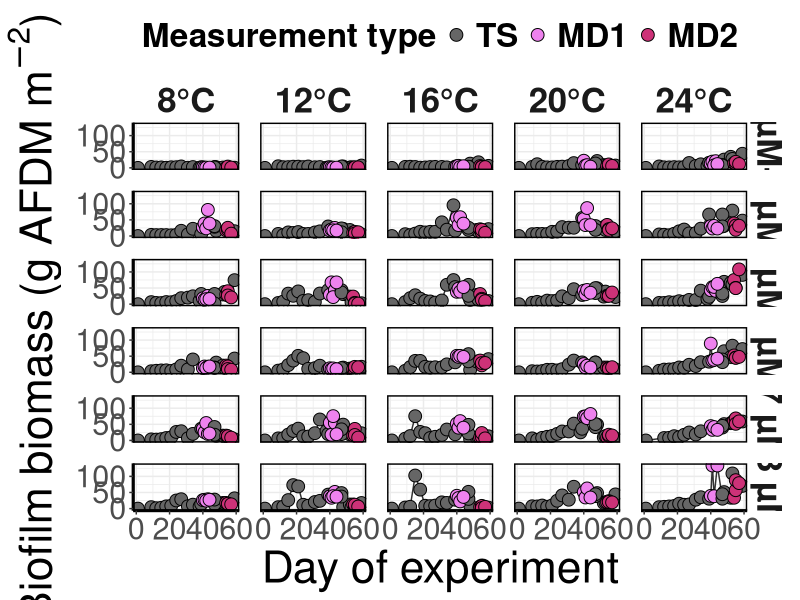
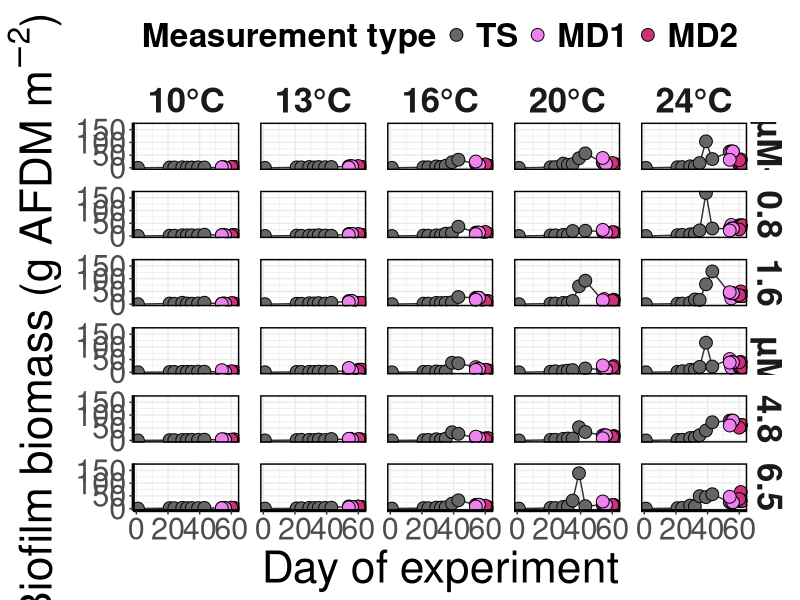
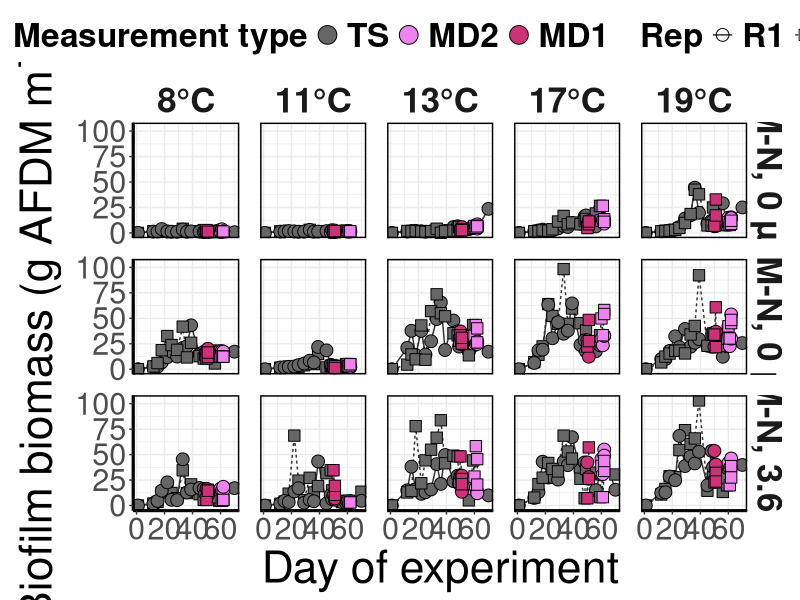

Here is the R script that generated these plots, in order:
# JMH 2023
# Generates Fig. 2, S4, and S5
# update 2 Jul 24

library(tidyverse)

# Data ---- 

## smp dates ----
  D1_2015_met <- as.Date("2015-07-15", format = "%Y-%m-%d")
  D2_2015_met <- as.Date("2015-07-27", format = "%Y-%m-%d")
  D1_2015_up <- as.Date("2015-07-20", format = "%Y-%m-%d")
  D2_2015_up <- as.Date("2015-07-28", format = "%Y-%m-%d")
  # these are split over 2 days, took second
  D1_2015_nfix <- as.Date("2015-07-17", format = "%Y-%m-%d")
  D2_2015_nfix <- as.Date("2015-07-30", format = "%Y-%m-%d")
  
  D1_2016_met <- as.Date("2016-07-27", format = "%Y-%m-%d")
  D2_2016_met <- as.Date("2016-08-02", format = "%Y-%m-%d")
  D1_2016_up <- as.Date("2016-07-28", format = "%Y-%m-%d") 
  D2_2016_up <- as.Date("2016-08-03", format = "%Y-%m-%d")
  # these are split over 2 days, took second
  D1_2016_nfix <- as.Date("2016-07-26", format = "%Y-%m-%d")
  D2_2016_nfix <- as.Date("2016-08-01", format = "%Y-%m-%d")
  
  D1_2017_met <- as.Date("2017-07-11", format = "%Y-%m-%d")
  D2_2017_met <- as.Date("2017-07-22", format = "%Y-%m-%d")
  D1_2017_up <- as.Date("2017-07-12", format = "%Y-%m-%d")
  D2_2017_up <- as.Date("2017-07-23", format = "%Y-%m-%d")
  # these are split over 2 days, took second
  D1_2017_nfix <- as.Date("2017-07-15", format = "%Y-%m-%d")
  D2_2017_nfix <- as.Date("2017-07-21", format = "%Y-%m-%d")

BMsmp2015 <- read.csv("01_Data/2015ChannelAFDM_cleaned.csv", row.names = 1) %>% 
              pivot_longer(cols = c(Met_gAFDM_m2:Nfix_gAFDM_m2), names_to = "Response", values_to = "gAFDM_m2") %>% 
              mutate(MetDate2 = case_when(MetDate == "D1" & Response == "Met_gAFDM_m2" ~ D1_2015_met,
                                          MetDate == "D2" & Response == "Met_gAFDM_m2" ~ D2_2015_met,
                                          MetDate == "D1" & (Response == "Nup_gAFDM_m2" | Response == "Pup_gAFDM_m2") ~ D1_2015_up,
                                          MetDate == "D2" & (Response == "Nup_gAFDM_m2" | Response == "Pup_gAFDM_m2") ~ D2_2015_up,
                                          MetDate == "D1" & Response == "Nfix_gAFDM_m2" ~ D1_2015_nfix,
                                          MetDate == "D2" & Response == "Nfix_gAFDM_m2" ~ D2_2015_nfix))

BMsmp2016 <- read.csv("01_Data/2016ChannelAFDM_cleaned.csv", row.names = 1) %>% 
  pivot_longer(cols = c(Met_gAFDM_m2:Nfix_gAFDM_m2), names_to = "Response", values_to = "gAFDM_m2") %>% 
  mutate(MetDate2 = case_when(ExpDay2 == "D1" & Response == "Met_gAFDM_m2" ~ D1_2016_met,
                              ExpDay2 == "D2" & Response == "Met_gAFDM_m2" ~ D2_2016_met,
                              ExpDay2 == "D1" & (Response == "Nup_gAFDM_m2" | Response == "Pup_gAFDM_m2") ~ D1_2016_up,
                              ExpDay2 == "D2" & (Response == "Nup_gAFDM_m2" | Response == "Pup_gAFDM_m2") ~ D2_2016_up,
                              ExpDay2 == "D1" & Response == "Nfix_gAFDM_m2" ~ D1_2016_nfix,
                              ExpDay2 == "D2" & Response == "Nfix_gAFDM_m2" ~ D2_2016_nfix))

# no n fix afdm on this date
BMsmp2017 <- read.csv("01_Data/2017ChannelAFDM_cleaned.csv", row.names = 1)%>% 
  pivot_longer(cols = c(Met_gAFDM_m2:Pup_gAFDM_m2), names_to = "Response", values_to = "gAFDM_m2") %>% 
  mutate(MetDate2 = case_when(ExpDay2 == "D1" & Response == "Met_gAFDM_m2" ~ D1_2017_met,
                              ExpDay2 == "D2" & Response == "Met_gAFDM_m2" ~ D2_2017_met,
                              ExpDay2 == "D1" & (Response == "Nup_gAFDM_m2" | Response == "Pup_gAFDM_m2") ~ D1_2017_up,
                              ExpDay2 == "D2" & (Response == "Nup_gAFDM_m2" | Response == "Pup_gAFDM_m2") ~ D2_2017_up))

## time series
BioDynExpCodes <- read.csv("01_Data/00_DefinBMts.csv", row.names = 1) %>% 
                      select(Y, channel, TempF, nitrogen_ugL, phosphorus_ugL) %>% 
                      distinct()

ExpDays2015_date <- seq(as.Date("2015-06-04"), as.Date("2015-08-01"), by = "day")
ExpDays2015_days <- seq(seq(1,59, by = 1))
ExpDays2015 <- as.data.frame(cbind(ExpDays2015_date, ExpDays2015_days)) %>% 
                  mutate(ExpDays2015_date = as.Date(ExpDays2015_date))
names(ExpDays2015) <- c("date", "ExpDays")


ExpDays2016_date <- seq(as.Date("2016-06-03"), as.Date("2016-08-03"), by = "day")
ExpDays2016_days <- seq(seq(1,62, by = 1))
ExpDays2016 <- as.data.frame(cbind(ExpDays2016_date, ExpDays2016_days)) %>% 
  mutate(ExpDays2016_date = as.Date(ExpDays2016_date))
names(ExpDays2016) <- c("date", "ExpDays")

ExpDays2017_date <- seq(as.Date("2017-05-23"), as.Date("2017-07-31"), by = "day")
ExpDays2017_days <- seq(seq(1,70, by = 1))
ExpDays2017 <- as.data.frame(cbind(ExpDays2017_date, ExpDays2017_days)) %>% 
  mutate(ExpDays2017_date = as.Date(ExpDays2017_date))
names(ExpDays2017) <- c("date", "ExpDays")

ExpDays <- rbind(ExpDays2015, ExpDays2016, ExpDays2017)

BioDyn <- read.csv("01_Data/00_DefinBMts.csv", row.names = 1) %>% 
  select(-c(ID, Y_chan, date_chan, afdm_g_m2.la, TempF:phosphorus_ugL, TempK, Y, ExpDay)) %>% 
  filter(!is.na(afdm_g_m2)) %>% 
  mutate(date = as.Date(date, format = "%Y-%m-%d")) %>% 
  full_join(BMsmp2015 %>% 
              select(-MetDate) %>% 
              rename(gAFDM_m2_2015 = gAFDM_m2), by = c("date" = "MetDate2", "channel" = "channel")) %>% 
  mutate(Response = ifelse(is.na(Response), "TS", Response)) %>% 
  full_join(BMsmp2016 %>% 
              select(-ExpDay2, -Year) %>% 
              rename(gAFDM_m2_2016 = gAFDM_m2), by = c("date" = "MetDate2", "channel" = "channel", "Response")) %>% 
  full_join(BMsmp2017 %>% 
              select(-ExpDay2, -Year) %>% 
              rename(gAFDM_m2_2017 = gAFDM_m2), by = c("date" = "MetDate2", "channel" = "channel", "Response")) %>% 
  rowwise() %>% 
  # avg any times when there are AFDM from ts and sampling
  mutate(gAFDM_m2_F = mean(c(afdm_g_m2, gAFDM_m2_2015, gAFDM_m2_2016, gAFDM_m2_2017), na.rm = T),
         Y = as.numeric(strftime(date, format = "%Y"))) %>% 
  select(Y, date, channel, Response, gAFDM_m2_F) %>% 
  left_join(ExpDays, by = "date") %>% 
  left_join(BioDynExpCodes, by = c("Y", "channel")) %>% 
  mutate(Nf = as.factor(as.character(nitrogen_ugL)),
         Pf = as.factor(as.character(phosphorus_ugL)),
         date = as.Date(date)) 

# 2015 -----
bio15 <- BioDyn %>% 
  filter(Y == "2015") %>% 
  mutate(TempFval = ifelse(TempF == "A", "8°C", 
                           ifelse(TempF == "B", "12°C",
                                  ifelse(TempF == "C", "16°C",
                                         ifelse(TempF == "D", "20°C",
                                                ifelse(TempF == "E", "24°C","BLAH" )))))) %>% 
  mutate(TempFval = as.factor(TempFval),
    TempFval = fct_relevel(TempFval, c("8°C","12°C","16°C","20°C","24°C"))) %>% 
  mutate(Nf = fct_relevel(Nf, c("0", "25", "50", "100", "150", "200")),
         NuM = case_when(nitrogen_ugL == 0 ~ 0,
                         nitrogen_ugL == 25 ~ 1.8,
                         nitrogen_ugL == 50 ~ 3.6,
                         nitrogen_ugL == 100 ~ 7.1,
                         nitrogen_ugL == 150 ~ 10.7,
                         nitrogen_ugL == 200 ~ 14.3),
         NuM = as.factor(NuM),
         NuM = fct_relevel(NuM, "0", "1.8", "3.6", "7.1", "10.7", "14.3"),
         date_col = case_when(date == "2015-07-13" | date == "2015-07-14" | date == "2015-07-15" | date == "2015-07-16" | date == "2015-07-17" | date == "2015-07-18" ~ "MD1", 
                                date == "2015-07-27" | date == "2015-07-28" | date == "2015-07-29" | date == "2015-07-30" ~ "MD2",
                              TRUE ~ "TS"),
         date_col = as.factor(date_col)) %>% 
  droplevels()


Nlabels_2015 <- c("0 µM-N", "1.8 µM-N", "3.6 µM-N", "7.1 µM-N", "10.7 µM-N", "14.3 µM-N")
names(Nlabels_2015) <-  c("0", "1.8", "3.6", "7.1", "10.7", "14.3")

png("05_Figures4MS/19_Fig2_BMtimeSeries2015.png", units = "in", height = 13, width = 15, res = 300)
ggplot() +
  geom_line(data = bio15, aes(y = gAFDM_m2_F, x = ExpDays), color = "grey20") +
  geom_point(data = bio15, aes(y = gAFDM_m2_F, x = ExpDays, fill = date_col),
             shape = 21, size = 4) +
  facet_grid(NuM ~ TempFval, labeller = labeller(NuM = Nlabels_2015)) +
  xlab("Day of experiment") +
  ylab(expression(paste("Biofilm biomass (g AFDM ",m^-2,")"))) +
  scale_fill_manual(values = c("grey40", "violet", "violetred3"), 
                    name = "Measurement type") +
  theme_bw() +
  theme(panel.background = element_rect(fill = "white", color = "white"),
        panel.border = element_rect(color = "black", fill = "NA", linewidth = 1),
        panel.spacing.x = unit(15, "pt"),
        panel.spacing.y = unit(15, "pt"),
        axis.title.x = element_text(size = 32),
        axis.title.y = element_text(size = 32),
        axis.text = element_text(size = 22),
        axis.line = element_line(color = "black", linewidth = 1),
        plot.background = element_rect(fill = "white", color =  "white"),
        strip.background = element_blank(),
        strip.text.x = element_text(size = 25, face = "bold"),
        strip.text.y = element_text(size = 25, face = "bold"),
        legend.position = "top",
        legend.title = element_text(size = 24, face = "bold"),
        legend.text = element_text(size = 24, face = "bold"),
        legend.key.height = unit(1,"cm")) 
dev.off()

# 2016 ----
bio16 <- BioDyn %>% 
  filter(Y == "2016") %>% 
  mutate(TempFval = ifelse(TempF == "A", "10°C", 
                           ifelse(TempF == "B", "13°C",
                                  ifelse(TempF == "C", "16°C",
                                         ifelse(TempF == "D", "20°C",
                                                ifelse(TempF == "E", "24°C","BLAH" )))))) %>% 
  mutate(TempFval = as.factor(TempFval),
         TempFval = fct_relevel(TempFval, c("10°C","13°C","16°C","20°C","24°C"))) %>% 
  mutate(Pf = fct_relevel(Pf, c("0", "25", "50", "100", "150", "200")),
         PuM = case_when(phosphorus_ugL == 0 ~ 0,
                         phosphorus_ugL == 25 ~ 0.8,
                         phosphorus_ugL == 50 ~ 1.6,
                         phosphorus_ugL == 100 ~ 3.6,
                         phosphorus_ugL == 150 ~ 4.8,
                         phosphorus_ugL == 200 ~ 6.5),
         PuM = as.factor(PuM),
         PuM = fct_relevel(PuM, "0", "0.8", "1.6", "3.6", "4.8", "6.5"),
         date_col = case_when(date %in% c(D1_2016_met, D1_2016_up, D1_2016_nfix) ~ "MD1",
                              date %in% c(D2_2016_met, D2_2016_up, D2_2016_nfix) ~ "MD2",
                              TRUE ~ "TS"),
         date_col = as.factor(date_col)) %>% 
  droplevels()

Plabels_2016 <- c("0 µM-N", "0.8 µM-N", "1.6 µM-N", "3.6 µM-N", "4.8 µM-N", "6.5 µM-N")
names(Plabels_2016) <-  c("0", "0.8", "1.6", "3.6", "4.8", "6.5")

png("05_Figures4MS/19_FigS5_BMtimeSeries2016.png", units = "in", height = 12, width = 15, res = 300)
ggplot() +
  geom_line(data = bio16, aes(y = gAFDM_m2_F, x = ExpDays), color = "grey20") +
  geom_point(data = bio16, aes(y = gAFDM_m2_F, x = ExpDays, fill = date_col),
             shape = 21, size = 4) +
  facet_grid(PuM ~ TempFval,
             labeller = labeller(PuM = Nlabels_2015)) +
  xlab("Day of experiment") +
  ylab(expression(paste("Biofilm biomass (g AFDM ",m^-2,")"))) +
  scale_fill_manual(values = c("grey40", "violet", "violetred3"), 
                    name = "Measurement type") +
  # scale_y_continuous(sec.axis = sec_axis(trans = ~.))+
  theme_bw() +
  theme(panel.background = element_rect(fill = "white", color = "white"),
        panel.border = element_rect(color = "black", fill = "NA", size = 1),
        panel.spacing.x = unit(15, "pt"),
        panel.spacing.y = unit(15, "pt"),
        axis.title.x = element_text(size = 32),
        axis.title.y = element_text(size = 32),
        axis.text = element_text(size = 22),
        axis.line = element_line(color = "black", size = 1),
        plot.background = element_rect(fill = "white", color =  "white"),
        strip.background = element_blank(),
        # strip.background = element_rect(fill = "grey", color =  "white"),
        strip.text.x = element_text(size = 25, face = "bold"),
        strip.text.y = element_text(size = 25, face = "bold"),
        # strip.placement = "outside",
        legend.position = "top",
        legend.title = element_text(size = 24, face = "bold"),
        legend.text = element_text(size = 24, face = "bold"),
        legend.key.height = unit(1,"cm")) 
dev.off()


# 2017 ----
bio17 <- BioDyn %>% 
  filter(Y == "2017")%>% 
  mutate(TempFval = ifelse(TempF == "A", "8°C", 
                           ifelse(TempF == "B", "11°C",
                                  ifelse(TempF == "C", "13°C",
                                         ifelse(TempF == "D", "17°C",
                                                ifelse(TempF == "E", "19°C","BLAH" )))))) %>% 
  mutate(TempFval = as.factor(TempFval),
         TempFval = fct_relevel(TempFval, c("8°C","11°C","13°C","17°C","19°C"))) %>% 
  mutate(NandP = paste0(Nf," ", Pf)) %>% 
  mutate(NandP2 = ifelse(NandP == "0 0", "0 N, 0 P",
                         ifelse(NandP == "50 0", "50 N, 0 P",
                                ifelse(NandP == "50 111", "50 N, 111 P", "BLAH")))) %>% 
  mutate(NandP_uM = case_when(NandP2 == "0 N, 0 P" ~ "0 N, 0 P",
                              NandP2 == "50 N, 0 P" ~ "3.6 N, 0 P",
                              NandP2 == "50 N, 111 P" ~ "3.6 N, 3.6 P"),
         NandP_uM = as.factor(NandP_uM),
         NandP_uM = fct_relevel(NandP_uM, "0 N, 0 P","3.6 N, 0 P","3.6 N, 3.6 P"),
         date_col = case_when(date %in% c(D1_2017_met, D1_2017_up, D1_2017_nfix) ~ "MD1",
                              date %in% c(D2_2017_met, D2_2017_up, D2_2017_nfix) ~ "MD2",
                              TRUE ~ "TS"),
         date_col = as.factor(date_col),
         Rep = as.factor(ifelse(channel <= 15, "R1", "R2"))) %>%
  # remove 2 big outliers
  filter(!(date == "2017-07-12" & channel == "12" & Response == "Nup_gAFDM_m2")) %>% 
  filter(!(date == "2017-07-10" & channel == "12" )) %>% 
  droplevels() 

NPlabels_2017 <- c("0 µM-N, 0 µM-P","3.6 µM-N, 0 µM-P","3.6 µM-N, 3.6 µM-P")
names(NPlabels_2017) <-  c("0 N, 0 P","3.6 N, 0 P","3.6 N, 3.6 P")

png("05_Figures4MS/19_FigS6_BMtimeSeries2017.png", units = "in", height = 12, width = 15, res = 300)
ggplot() +
  geom_line(data = bio17, aes(y = gAFDM_m2_F, x = ExpDays, linetype = Rep), color = "grey20") +
  geom_point(data = bio17, aes(y = gAFDM_m2_F, x = ExpDays, fill = date_col, shape = Rep),
              size = 4) +
  facet_grid(NandP_uM ~ TempFval,
             labeller = labeller(NandP_uM = NPlabels_2017)) +
  xlab("Day of experiment") +
  ylab(expression(paste("Biofilm biomass (g AFDM ",m^-2,")"))) +
  scale_fill_manual(values = c("grey40", "violet", "violetred3"), 
                    name = "Measurement type") +
  scale_shape_manual(values = c(21,22)) +
  guides(fill = guide_legend(override.aes = list(shape=21, size = 6))) +
  theme_bw() +
  theme(panel.background = element_rect(fill = "white", color = "white"),
        panel.border = element_rect(color = "black", fill = "NA", size = 1),
        panel.spacing.x = unit(15, "pt"),
        panel.spacing.y = unit(15, "pt"),
        axis.title.x = element_text(size = 32),
        axis.title.y = element_text(size = 32),
        axis.text = element_text(size = 22),
        axis.line = element_line(color = "black", size = 1),
        plot.background = element_rect(fill = "white", color =  "white"),
        strip.background = element_blank(),
        # strip.background = element_rect(fill = "grey", color =  "white"),
        strip.text.x = element_text(size = 25, face = "bold"),
        strip.text.y = element_text(size = 25, face = "bold"),
        legend.position = "top",
        legend.title = element_text(size = 24, face = "bold"),
        legend.text = element_text(size = 24, face = "bold"),
        legend.key.height = unit(1,"cm")) 
dev.off()

# save/load
# save.image("02b_Script_SavedImages/19_Fig2_S2S3_BiomassDynamics_Rdat")
# load("02b_Script_SavedImages/19_Fig2_S2S3_BiomassDynamics_Rdat")

